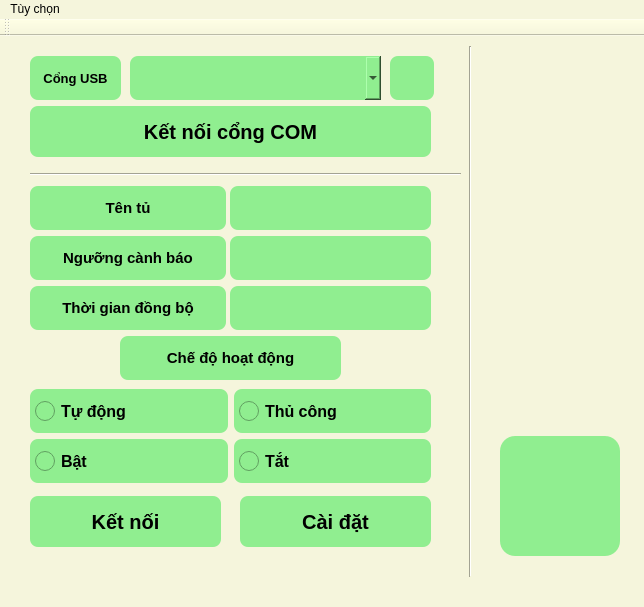
<?xml version="1.0" encoding="UTF-8"?>
<ui version="4.0">
 <class>MainWindow</class>
 <widget class="QMainWindow" name="MainWindow">
  <property name="geometry">
   <rect>
    <x>0</x>
    <y>0</y>
    <width>644</width>
    <height>607</height>
   </rect>
  </property>
  <property name="windowTitle">
   <string>Quản lý tủ điện</string>
  </property>
  <property name="windowIcon">
   <iconset theme="QIcon::ThemeIcon::GoHome"/>
  </property>
  <property name="styleSheet">
   <string notr="true">QWidget {
    background-color: beige; /* màu vân gỗ Burlywood */
    color: black; /* màu chữ nổi bật */
}</string>
  </property>
  <widget class="QWidget" name="centralwidget">
   <widget class="QPushButton" name="pushButton_openMap">
    <property name="geometry">
     <rect>
      <x>500</x>
      <y>400</y>
      <width>120</width>
      <height>120</height>
     </rect>
    </property>
    <property name="styleSheet">
     <string notr="true">QPushButton {
    background-color: lightgreen;
    color: white;
	border-radius: 15px;
}
QPushButton:hover {
    background-color: limegreen;
}</string>
    </property>
    <property name="text">
     <string/>
    </property>
   </widget>
   <widget class="QLabel" name="label">
    <property name="geometry">
     <rect>
      <x>30</x>
      <y>20</y>
      <width>91</width>
      <height>44</height>
     </rect>
    </property>
    <property name="font">
     <font>
      <pointsize>10</pointsize>
      <bold>true</bold>
     </font>
    </property>
    <property name="styleSheet">
     <string notr="true">background-color: lightgreen;
border-radius: 8px;
</string>
    </property>
    <property name="frameShape">
     <enum>QFrame::Shape::NoFrame</enum>
    </property>
    <property name="text">
     <string>Cổng USB</string>
    </property>
    <property name="alignment">
     <set>Qt::AlignmentFlag::AlignCenter</set>
    </property>
   </widget>
   <widget class="QComboBox" name="comboBox_comList">
    <property name="geometry">
     <rect>
      <x>130</x>
      <y>20</y>
      <width>251</width>
      <height>44</height>
     </rect>
    </property>
    <property name="font">
     <font>
      <pointsize>14</pointsize>
      <bold>true</bold>
     </font>
    </property>
    <property name="styleSheet">
     <string notr="true">background-color: lightgreen;
border-radius: 8px;
</string>
    </property>
   </widget>
   <widget class="QPushButton" name="pushButton_scanCabinet">
    <property name="geometry">
     <rect>
      <x>30</x>
      <y>70</y>
      <width>401</width>
      <height>51</height>
     </rect>
    </property>
    <property name="font">
     <font>
      <pointsize>-1</pointsize>
      <italic>false</italic>
      <bold>true</bold>
     </font>
    </property>
    <property name="styleSheet">
     <string notr="true">QPushButton {
    background-color: lightgreen; /* Màu nền ban đầu */
    color: black;              /* Màu chữ */
    border-radius: 8px;        /* Bo góc */
    padding: 10px;             /* Khoảng cách bên trong nút */
    font: bold 20px;           /* Kiểu chữ */
}

QPushButton:hover {
    background-color: limegreen; /* Màu nền khi hover */
}

QPushButton:pressed {
    background-color: #3e8e41; /* Màu nền khi ấn */
}</string>
    </property>
    <property name="text">
     <string>Kết nối cổng COM</string>
    </property>
   </widget>
   <widget class="QPushButton" name="pushButton_refresh">
    <property name="geometry">
     <rect>
      <x>390</x>
      <y>20</y>
      <width>44</width>
      <height>44</height>
     </rect>
    </property>
    <property name="styleSheet">
     <string notr="true">QPushButton {
    background-color: lightgreen;
    color: white;
	border-radius: 8px;
}
QPushButton:hover {
    background-color: limegreen;
}</string>
    </property>
    <property name="text">
     <string/>
    </property>
   </widget>
   <widget class="Line" name="line">
    <property name="geometry">
     <rect>
      <x>460</x>
      <y>10</y>
      <width>20</width>
      <height>531</height>
     </rect>
    </property>
    <property name="orientation">
     <enum>Qt::Orientation::Vertical</enum>
    </property>
   </widget>
   <widget class="Line" name="line_2">
    <property name="geometry">
     <rect>
      <x>30</x>
      <y>130</y>
      <width>431</width>
      <height>16</height>
     </rect>
    </property>
    <property name="orientation">
     <enum>Qt::Orientation::Horizontal</enum>
    </property>
   </widget>
   <widget class="QStackedWidget" name="stackedWidget_connect">
    <property name="geometry">
     <rect>
      <x>30</x>
      <y>150</y>
      <width>411</width>
      <height>301</height>
     </rect>
    </property>
    <property name="frameShape">
     <enum>QFrame::Shape::NoFrame</enum>
    </property>
    <property name="currentIndex">
     <number>1</number>
    </property>
    <widget class="QWidget" name="page_notConnect">
     <widget class="QLabel" name="label_5">
      <property name="geometry">
       <rect>
        <x>0</x>
        <y>0</y>
        <width>401</width>
        <height>301</height>
       </rect>
      </property>
      <property name="font">
       <font>
        <pointsize>16</pointsize>
        <bold>true</bold>
       </font>
      </property>
      <property name="focusPolicy">
       <enum>Qt::FocusPolicy::StrongFocus</enum>
      </property>
      <property name="styleSheet">
       <string notr="true">background-color: lightgreen;
border-radius: 10px;
font 15px</string>
      </property>
      <property name="frameShape">
       <enum>QFrame::Shape::NoFrame</enum>
      </property>
      <property name="text">
       <string>&lt;html&gt;&lt;head/&gt;&lt;body&gt;&lt;p&gt;Chưa kết nối với tủ điện...&lt;/p&gt;&lt;/body&gt;&lt;/html&gt;</string>
      </property>
      <property name="alignment">
       <set>Qt::AlignmentFlag::AlignCenter</set>
      </property>
     </widget>
    </widget>
    <widget class="QWidget" name="page_setting">
     <widget class="QLineEdit" name="lineEdit">
      <property name="geometry">
       <rect>
        <x>200</x>
        <y>0</y>
        <width>201</width>
        <height>44</height>
       </rect>
      </property>
      <property name="font">
       <font>
        <pointsize>11</pointsize>
       </font>
      </property>
      <property name="styleSheet">
       <string notr="true">background-color: lightgreen;
border-radius: 8px;
</string>
      </property>
     </widget>
     <widget class="QLabel" name="label_4">
      <property name="geometry">
       <rect>
        <x>90</x>
        <y>150</y>
        <width>221</width>
        <height>44</height>
       </rect>
      </property>
      <property name="font">
       <font>
        <pointsize>11</pointsize>
        <bold>true</bold>
       </font>
      </property>
      <property name="styleSheet">
       <string notr="true">background-color: lightgreen;
border-radius: 8px;
</string>
      </property>
      <property name="frameShape">
       <enum>QFrame::Shape::NoFrame</enum>
      </property>
      <property name="text">
       <string>Chế độ hoạt động</string>
      </property>
      <property name="alignment">
       <set>Qt::AlignmentFlag::AlignCenter</set>
      </property>
     </widget>
     <widget class="QLabel" name="label_2">
      <property name="geometry">
       <rect>
        <x>0</x>
        <y>0</y>
        <width>196</width>
        <height>44</height>
       </rect>
      </property>
      <property name="font">
       <font>
        <pointsize>11</pointsize>
        <bold>true</bold>
       </font>
      </property>
      <property name="styleSheet">
       <string notr="true">background-color: lightgreen;
border-radius: 8px;
</string>
      </property>
      <property name="frameShape">
       <enum>QFrame::Shape::NoFrame</enum>
      </property>
      <property name="text">
       <string>Tên tủ</string>
      </property>
      <property name="alignment">
       <set>Qt::AlignmentFlag::AlignCenter</set>
      </property>
     </widget>
     <widget class="QLineEdit" name="lineEdit_2">
      <property name="geometry">
       <rect>
        <x>200</x>
        <y>50</y>
        <width>201</width>
        <height>44</height>
       </rect>
      </property>
      <property name="font">
       <font>
        <pointsize>11</pointsize>
       </font>
      </property>
      <property name="styleSheet">
       <string notr="true">background-color: lightgreen;
border-radius: 8px;
</string>
      </property>
     </widget>
     <widget class="QLabel" name="label_3">
      <property name="geometry">
       <rect>
        <x>0</x>
        <y>50</y>
        <width>196</width>
        <height>44</height>
       </rect>
      </property>
      <property name="font">
       <font>
        <pointsize>11</pointsize>
        <bold>true</bold>
       </font>
      </property>
      <property name="styleSheet">
       <string notr="true">background-color: lightgreen;
border-radius: 8px;
</string>
      </property>
      <property name="frameShape">
       <enum>QFrame::Shape::NoFrame</enum>
      </property>
      <property name="text">
       <string>Ngưỡng cành báo</string>
      </property>
      <property name="alignment">
       <set>Qt::AlignmentFlag::AlignCenter</set>
      </property>
     </widget>
     <widget class="QStackedWidget" name="stackedWidget_auto">
      <property name="geometry">
       <rect>
        <x>0</x>
        <y>250</y>
        <width>411</width>
        <height>61</height>
       </rect>
      </property>
      <property name="frameShape">
       <enum>QFrame::Shape::NoFrame</enum>
      </property>
      <property name="currentIndex">
       <number>1</number>
      </property>
      <widget class="QWidget" name="page_manual">
       <widget class="QTimeEdit" name="timeEdit">
        <property name="geometry">
         <rect>
          <x>0</x>
          <y>0</y>
          <width>141</width>
          <height>44</height>
         </rect>
        </property>
        <property name="font">
         <font>
          <pointsize>11</pointsize>
          <bold>true</bold>
         </font>
        </property>
        <property name="styleSheet">
         <string notr="true">background-color: lightgreen;
border-radius: 8px;
font 15px
</string>
        </property>
        <property name="displayFormat">
         <string>h:mm</string>
        </property>
       </widget>
       <widget class="QTimeEdit" name="timeEdit_2">
        <property name="geometry">
         <rect>
          <x>260</x>
          <y>0</y>
          <width>141</width>
          <height>44</height>
         </rect>
        </property>
        <property name="font">
         <font>
          <pointsize>11</pointsize>
          <bold>true</bold>
         </font>
        </property>
        <property name="styleSheet">
         <string notr="true">background-color: lightgreen;
border-radius: 8px;
font 15px
</string>
        </property>
        <property name="displayFormat">
         <string>h:mm</string>
        </property>
       </widget>
       <widget class="QLabel" name="label_7">
        <property name="geometry">
         <rect>
          <x>150</x>
          <y>0</y>
          <width>91</width>
          <height>44</height>
         </rect>
        </property>
        <property name="font">
         <font>
          <pointsize>10</pointsize>
          <bold>true</bold>
         </font>
        </property>
        <property name="styleSheet">
         <string notr="true">background-color: lightgreen;
border-radius: 8px;
</string>
        </property>
        <property name="frameShape">
         <enum>QFrame::Shape::NoFrame</enum>
        </property>
        <property name="text">
         <string>đến</string>
        </property>
        <property name="alignment">
         <set>Qt::AlignmentFlag::AlignCenter</set>
        </property>
       </widget>
      </widget>
      <widget class="QWidget" name="page_auto">
       <widget class="QWidget" name="">
        <property name="geometry">
         <rect>
          <x>0</x>
          <y>0</y>
          <width>401</width>
          <height>51</height>
         </rect>
        </property>
        <layout class="QHBoxLayout" name="horizontalLayout_3">
         <item>
          <widget class="QRadioButton" name="radioButton_on">
           <property name="sizePolicy">
            <sizepolicy hsizetype="Minimum" vsizetype="Fixed">
             <horstretch>0</horstretch>
             <verstretch>0</verstretch>
            </sizepolicy>
           </property>
           <property name="minimumSize">
            <size>
             <width>0</width>
             <height>44</height>
            </size>
           </property>
           <property name="font">
            <font>
             <pointsize>-1</pointsize>
             <bold>true</bold>
            </font>
           </property>
           <property name="styleSheet">
            <string notr="true">
QRadioButton {
    font-size: 16px;               /* Kích thước chữ */
    padding: 5px;                  /* Khoảng cách bên trong */
	background-color: lightgreen;
	border-radius: 8px;  /* Bo góc để trông mềm mại */
}
QRadioButton::indicator {
    width: 20px;            /* Chiều rộng của phần chỉ báo */
    height: 20px;           /* Chiều cao của phần chỉ báo */
}</string>
           </property>
           <property name="text">
            <string>Bật</string>
           </property>
           <property name="iconSize">
            <size>
             <width>30</width>
             <height>30</height>
            </size>
           </property>
          </widget>
         </item>
         <item>
          <widget class="QRadioButton" name="radioButton_off">
           <property name="sizePolicy">
            <sizepolicy hsizetype="Minimum" vsizetype="Fixed">
             <horstretch>0</horstretch>
             <verstretch>0</verstretch>
            </sizepolicy>
           </property>
           <property name="minimumSize">
            <size>
             <width>0</width>
             <height>44</height>
            </size>
           </property>
           <property name="font">
            <font>
             <pointsize>-1</pointsize>
             <bold>true</bold>
            </font>
           </property>
           <property name="styleSheet">
            <string notr="true">
QRadioButton {
    font-size: 16px;               /* Kích thước chữ */
    padding: 5px;                  /* Khoảng cách bên trong */
	background-color: lightgreen;
	border-radius: 8px;  /* Bo góc để trông mềm mại */
}
QRadioButton::indicator {
    width: 20px;            /* Chiều rộng của phần chỉ báo */
    height: 20px;           /* Chiều cao của phần chỉ báo */
}</string>
           </property>
           <property name="text">
            <string>Tắt</string>
           </property>
           <property name="iconSize">
            <size>
             <width>30</width>
             <height>30</height>
            </size>
           </property>
          </widget>
         </item>
        </layout>
       </widget>
      </widget>
     </widget>
     <widget class="QLabel" name="label_6">
      <property name="geometry">
       <rect>
        <x>0</x>
        <y>100</y>
        <width>196</width>
        <height>44</height>
       </rect>
      </property>
      <property name="font">
       <font>
        <pointsize>11</pointsize>
        <bold>true</bold>
       </font>
      </property>
      <property name="styleSheet">
       <string notr="true">background-color: lightgreen;
border-radius: 8px;
</string>
      </property>
      <property name="frameShape">
       <enum>QFrame::Shape::NoFrame</enum>
      </property>
      <property name="text">
       <string>Thời gian đồng bộ</string>
      </property>
      <property name="alignment">
       <set>Qt::AlignmentFlag::AlignCenter</set>
      </property>
     </widget>
     <widget class="QLineEdit" name="lineEdit_3">
      <property name="geometry">
       <rect>
        <x>200</x>
        <y>100</y>
        <width>201</width>
        <height>44</height>
       </rect>
      </property>
      <property name="font">
       <font>
        <pointsize>11</pointsize>
       </font>
      </property>
      <property name="styleSheet">
       <string notr="true">background-color: lightgreen;
border-radius: 8px;
</string>
      </property>
     </widget>
     <widget class="QWidget" name="">
      <property name="geometry">
       <rect>
        <x>0</x>
        <y>200</y>
        <width>401</width>
        <height>51</height>
       </rect>
      </property>
      <layout class="QHBoxLayout" name="horizontalLayout">
       <item>
        <widget class="QRadioButton" name="radioButton_auto">
         <property name="sizePolicy">
          <sizepolicy hsizetype="Minimum" vsizetype="Fixed">
           <horstretch>0</horstretch>
           <verstretch>0</verstretch>
          </sizepolicy>
         </property>
         <property name="minimumSize">
          <size>
           <width>0</width>
           <height>44</height>
          </size>
         </property>
         <property name="font">
          <font>
           <pointsize>-1</pointsize>
           <bold>true</bold>
          </font>
         </property>
         <property name="styleSheet">
          <string notr="true">
QRadioButton {
    font-size: 16px;               /* Kích thước chữ */
    padding: 5px;                  /* Khoảng cách bên trong */
	background-color: lightgreen;
	border-radius: 8px;  /* Bo góc để trông mềm mại */
}
QRadioButton::indicator {
    width: 20px;            /* Chiều rộng của phần chỉ báo */
    height: 20px;           /* Chiều cao của phần chỉ báo */
}</string>
         </property>
         <property name="text">
          <string>Tự động</string>
         </property>
         <property name="iconSize">
          <size>
           <width>30</width>
           <height>30</height>
          </size>
         </property>
        </widget>
       </item>
       <item>
        <widget class="QRadioButton" name="radioButton_manual">
         <property name="sizePolicy">
          <sizepolicy hsizetype="Minimum" vsizetype="Fixed">
           <horstretch>0</horstretch>
           <verstretch>0</verstretch>
          </sizepolicy>
         </property>
         <property name="minimumSize">
          <size>
           <width>0</width>
           <height>44</height>
          </size>
         </property>
         <property name="font">
          <font>
           <pointsize>-1</pointsize>
           <bold>true</bold>
          </font>
         </property>
         <property name="styleSheet">
          <string notr="true">
QRadioButton {
    font-size: 16px;               /* Kích thước chữ */
    padding: 5px;                  /* Khoảng cách bên trong */
	background-color: lightgreen;
	border-radius: 8px;  /* Bo góc để trông mềm mại */
}
QRadioButton::indicator {
    width: 20px;            /* Chiều rộng của phần chỉ báo */
    height: 20px;           /* Chiều cao của phần chỉ báo */
}</string>
         </property>
         <property name="text">
          <string>Thủ công</string>
         </property>
         <property name="iconSize">
          <size>
           <width>30</width>
           <height>30</height>
          </size>
         </property>
        </widget>
       </item>
      </layout>
     </widget>
    </widget>
   </widget>
   <widget class="QPushButton" name="pushButton_sendConfig">
    <property name="geometry">
     <rect>
      <x>240</x>
      <y>460</y>
      <width>191</width>
      <height>51</height>
     </rect>
    </property>
    <property name="font">
     <font>
      <pointsize>-1</pointsize>
      <italic>false</italic>
      <bold>true</bold>
     </font>
    </property>
    <property name="styleSheet">
     <string notr="true">QPushButton {
    background-color: lightgreen; /* Màu nền ban đầu */
    color: black;              /* Màu chữ */
    border-radius: 8px;        /* Bo góc */
    padding: 10px;             /* Khoảng cách bên trong nút */
    font: bold 20px;           /* Kiểu chữ */
}

QRadioButton:disabled {
    color: gray;                   /* Màu chữ khi disable */
    background-color: #d3d3d3;     /* Màu nền khi disable */
}

QPushButton:hover {
    background-color: limegreen; /* Màu nền khi hover */
}

QPushButton:pressed {
    background-color: #3e8e41; /* Màu nền khi ấn */
}</string>
    </property>
    <property name="text">
     <string>Cài đặt</string>
    </property>
   </widget>
   <widget class="QPushButton" name="pushButton_connectCabinet">
    <property name="geometry">
     <rect>
      <x>30</x>
      <y>460</y>
      <width>191</width>
      <height>51</height>
     </rect>
    </property>
    <property name="font">
     <font>
      <pointsize>-1</pointsize>
      <italic>false</italic>
      <bold>true</bold>
     </font>
    </property>
    <property name="styleSheet">
     <string notr="true">QPushButton {
    background-color: lightgreen; /* Màu nền ban đầu */
    color: black;              /* Màu chữ */
    border-radius: 8px;        /* Bo góc */
    padding: 10px;             /* Khoảng cách bên trong nút */
    font: bold 20px;           /* Kiểu chữ */
}

QRadioButton:disabled {
    color: gray;                   /* Màu chữ khi disable */
    background-color: #d3d3d3;     /* Màu nền khi disable */
}

QPushButton:hover {
    background-color: limegreen; /* Màu nền khi hover */
}

QPushButton:pressed {
    background-color: #3e8e41; /* Màu nền khi ấn */
}</string>
    </property>
    <property name="text">
     <string>Kết nối</string>
    </property>
   </widget>
  </widget>
  <widget class="QMenuBar" name="menubar">
   <property name="geometry">
    <rect>
     <x>0</x>
     <y>0</y>
     <width>644</width>
     <height>25</height>
    </rect>
   </property>
   <widget class="QMenu" name="menuT_y_ch_n">
    <property name="title">
     <string>Tùy chọn</string>
    </property>
    <addaction name="action_caseMap"/>
    <addaction name="action_fakeMqtt"/>
   </widget>
   <addaction name="menuT_y_ch_n"/>
  </widget>
  <widget class="QStatusBar" name="statusbar"/>
  <widget class="QToolBar" name="toolBar">
   <property name="windowTitle">
    <string>toolBar</string>
   </property>
   <attribute name="toolBarArea">
    <enum>TopToolBarArea</enum>
   </attribute>
   <attribute name="toolBarBreak">
    <bool>false</bool>
   </attribute>
  </widget>
  <action name="action_caseMap">
   <property name="icon">
    <iconset theme="QIcon::ThemeIcon::ZoomIn"/>
   </property>
   <property name="text">
    <string>Bản đồ lắp đặt</string>
   </property>
  </action>
  <action name="action_fakeMqtt">
   <property name="text">
    <string>Fake mqtt</string>
   </property>
   <property name="shortcut">
    <string>Ctrl+T</string>
   </property>
  </action>
 </widget>
 <resources/>
 <connections/>
</ui>
